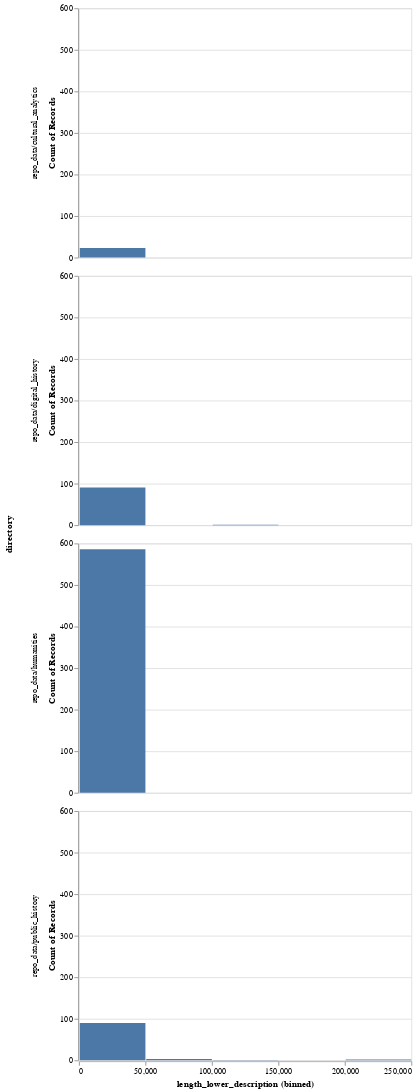

Here is the notebook cell this chart was saved with:
### Code cell
alt.Chart(description_df[['directory', 'length_lower_description']]).mark_bar().encode(
    alt.X('length_lower_description:Q', bin=True),
    y='count()',
    row='directory:N'
)

### Figure 1 — Vega-Lite specification as saved in the notebook (floating-point values rounded to 4 significant figures; data arrays with more than 128 entries replaced by an {"elided": "..."} marker saying what was removed)
{"config": {"view": {"continuousWidth": 400, "continuousHeight": 300}}, "data": {"name": "data-9c976bf85b552bc5317c96d9ad25b53d"}, "mark": "bar", "encoding": {"row": {"field": "directory", "type": "nominal"}, "x": {"bin": true, "field": "length_lower_description", "type": "quantitative"}, "y": {"aggregate": "count", "type": "quantitative"}}, "$schema": "https://vega.github.io/schema/vega-lite/v4.17.0.json", "datasets": {"data-9c976bf85b552bc5317c96d9ad25b53d": {"elided": "797 records"}}}
